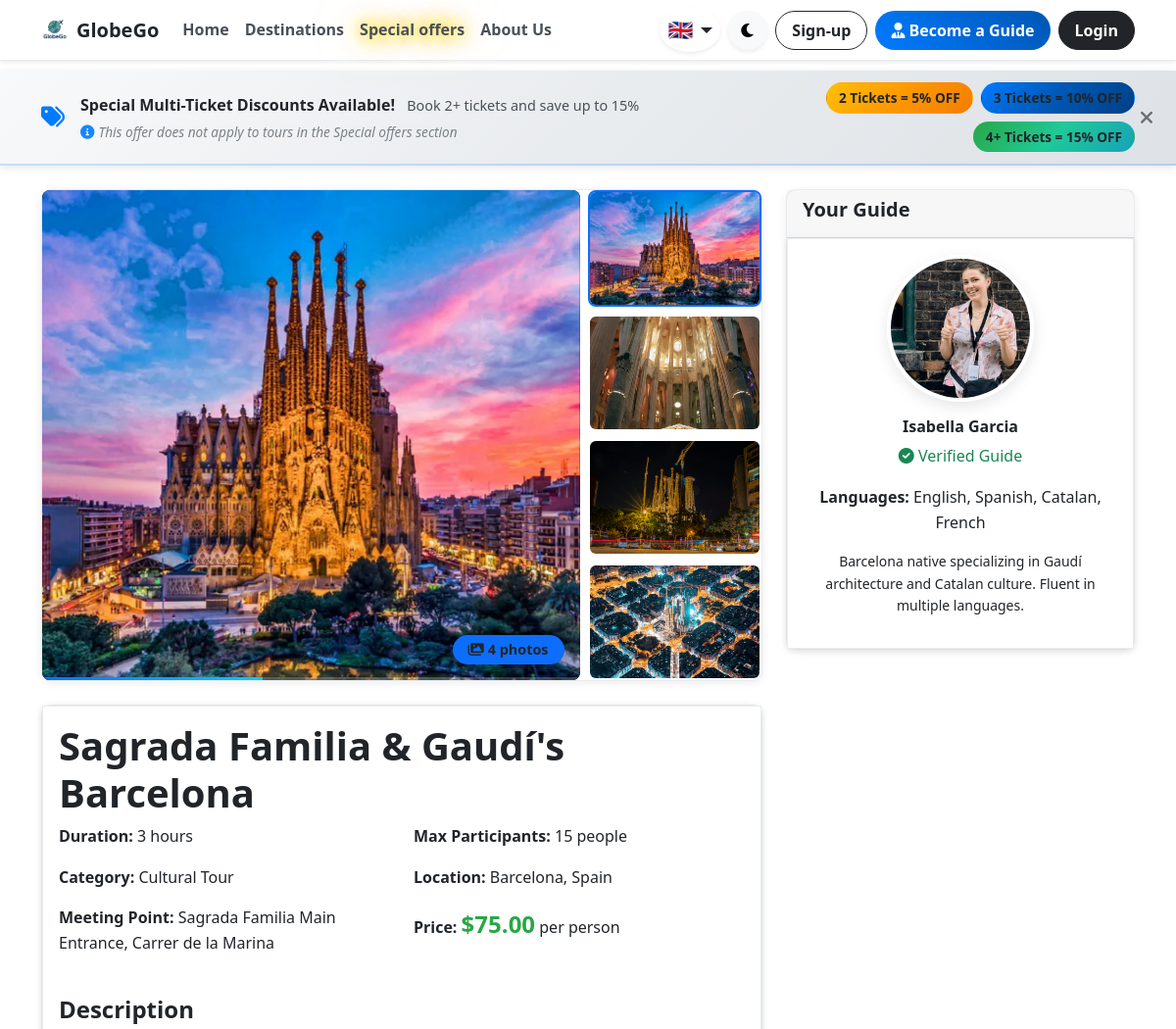
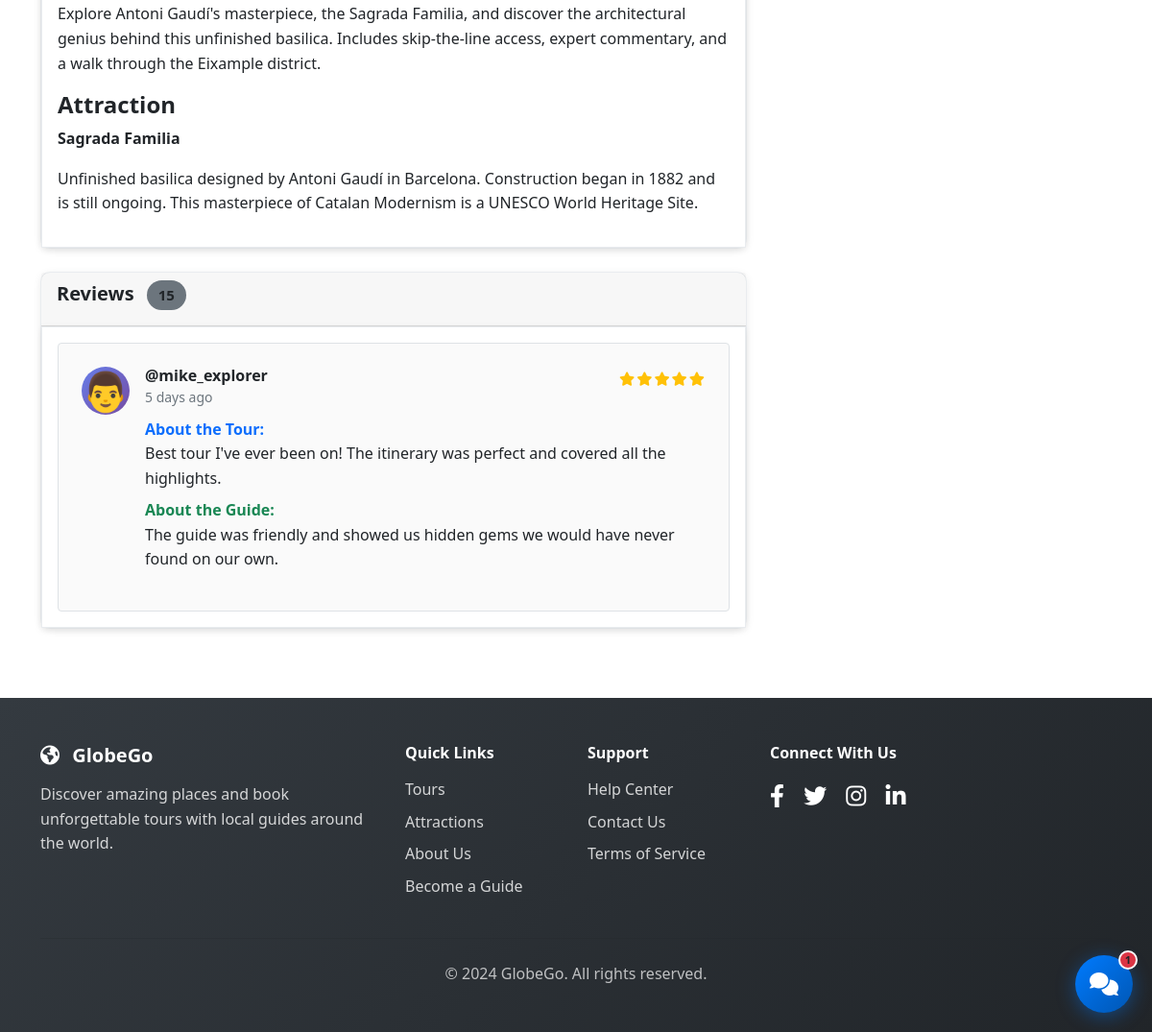
/tour-details.php?id=5, run on the app's committed database (2 pictures, top to bottom).
### tables this page shows
CREATE TABLE tours (
    id INT AUTO_INCREMENT PRIMARY KEY,
    guide_id INT NOT NULL,
    attraction_id INT,
    title VARCHAR(255) NOT NULL,
    description TEXT NOT NULL,
    price DECIMAL(10,2) NOT NULL,
    duration_hours INT NOT NULL,
    max_participants INT NOT NULL,
    meeting_point VARCHAR(255) NOT NULL,
    category VARCHAR(100),
    image_url VARCHAR(255),
    status ENUM('active', 'inactive', 'cancelled') DEFAULT 'active',
    created_at TIMESTAMP DEFAULT CURRENT_TIMESTAMP,
    updated_at TIMESTAMP DEFAULT CURRENT_TIMESTAMP ON UPDATE CURRENT_TIMESTAMP,
    FOREIGN KEY (guide_id) REFERENCES users(id) ON DELETE CASCADE,
    FOREIGN KEY (attraction_id) REFERENCES attractions(id) ON DELETE SET NULL,
    INDEX idx_guide_id (guide_id),
    INDEX idx_attraction_id (attraction_id),
    INDEX idx_status (status),
    INDEX idx_category (category)
);

CREATE TABLE attractions (
    id INT AUTO_INCREMENT PRIMARY KEY,
    name VARCHAR(255) NOT NULL,
    description TEXT NOT NULL,
    location VARCHAR(255) NOT NULL,
    latitude DECIMAL(10, 8),
    longitude DECIMAL(11, 8),
    category VARCHAR(100),
    image_url VARCHAR(255),
    rating DECIMAL(3,2) DEFAULT 0.00,
    total_reviews INT DEFAULT 0,
    created_at TIMESTAMP DEFAULT CURRENT_TIMESTAMP,
    updated_at TIMESTAMP DEFAULT CURRENT_TIMESTAMP ON UPDATE CURRENT_TIMESTAMP,
    INDEX idx_location (location),
    INDEX idx_category (category)
);

CREATE TABLE users (
    id INT AUTO_INCREMENT PRIMARY KEY,
    email VARCHAR(255) UNIQUE NOT NULL,
    password VARCHAR(255) NOT NULL,
    first_name VARCHAR(100) NOT NULL,
    last_name VARCHAR(100) NOT NULL,
    role ENUM('tourist', 'guide', 'admin') NOT NULL DEFAULT 'tourist',
    phone VARCHAR(20),
    profile_image VARCHAR(255),
    bio TEXT,
    languages VARCHAR(255),
    verified BOOLEAN DEFAULT FALSE,
    status ENUM('active', 'suspended', 'pending') DEFAULT 'active',
    created_at TIMESTAMP DEFAULT CURRENT_TIMESTAMP,
    updated_at TIMESTAMP DEFAULT CURRENT_TIMESTAMP ON UPDATE CURRENT_TIMESTAMP,
    INDEX idx_email (email),
    INDEX idx_role (role),
    INDEX idx_status (status)
);

### controllers/BaseController.php (called while the page is built, shortened)
<?php
require_once __DIR__ . '/../config/config.php';
class BaseController
{
    public function __construct(PDO $db)
    {
        $this->db = $db;
    }
    protected function render(string $view, array $data = [], ?string $pageTitle = null): void
    {
        include __DIR__ . '/../includes/header.php';
        include __DIR__ . '/../views/' . $view . '.php';
        include __DIR__ . '/../includes/footer.php';
    }
}

### controllers/TourController.php (called while the page is built, shortened)
<?php
require_once __DIR__ . '/BaseController.php';
require_once __DIR__ . '/../classes/Tour.php';
class TourController extends BaseController
{
    public function showDetails(): void
    {
        $tour_id = isset($_GET['id']) ? (int) $_GET['id'] : 0;
        $tour = new Tour($this->db);
        $tour_details = $tour->getTourById($tour_id);
        $tour_schedules = $tour->getTourSchedules($tour_id);
        $this->render('tours/details', [
            'tour_id' => $tour_id,
            'tour_details' => $tour_details,
            'tour_schedules' => $tour_schedules,
        ], $tour_details['title']);
    }
}

### tour-details.php (called while the page is built)
<?php
require_once __DIR__ . '/config/config.php';
require_once __DIR__ . '/controllers/TourController.php';
$database = new Database();
$db = $database->getConnection();
$controller = new TourController($db);
$controller->showDetails();

### classes/Tour.php (called while the page is built, shortened)
<?php
require_once __DIR__ . '/../config/config.php';
class Tour {
    private $conn;
    private $table_name = "tours";
    public function __construct($db) {
        $this->conn = $db;
    }
    public function getTourById($id) {
        $query = "SELECT t.*, u.first_name, u.last_name, u.profile_image, u.bio, u.languages, u.verified,
                         a.name as attraction_name,
                         COALESCE(a.location, t.meeting_point, 'Location not specified') as location,
                         a.description as attraction_description
                  FROM " . $this->table_name . " t
                  LEFT JOIN users u ON t.guide_id = u.id
                  LEFT JOIN attractions a ON t.attraction_id = a.id
                  WHERE t.id = :id AND t.status = 'active'";
        $stmt = $this->conn->prepare($query);
        $stmt->bindParam(":id", $id);
        $stmt->execute();
        if ($stmt->rowCount() > 0) {
            return $stmt->fetch(PDO::FETCH_ASSOC);
        }
        return false;
    }
}
?>

### config/config.php (called while the page is built, shortened)
<?php
function formatPrice($price) {
    return '$' . number_format($price, 2);
}
?>

### views/tours/details.php (the view, shortened to what this page needs)
<div class="container mt-4">
    <div class="row">
        <div class="col-lg-8">
            <div class="card mb-4">
                <?php
                $tour_image_url = $tour_details['image_url'] ?: 'assets/images/default-tour.jpg';
                if (!filter_var($tour_image_url, FILTER_VALIDATE_URL) && !empty($tour_details['image_url'])) {
                    if (substr($tour_image_url, 0, 1) === '/') {
                        $tour_image_url = SITE_URL . $tour_image_url;
                    } else {
                        $tour_image_url = SITE_URL . '/' . ltrim($tour_image_url, '/');
                    }
                }
                function findAdditionalImages($main_image_url) {
                    $images = [$main_image_url];
                    $parsed_url = parse_url($main_image_url);
                    if (isset($parsed_url['path'])) {
                        $image_path = $parsed_url['path'];
                    } else {
                        $image_path = $main_image_url;
                    }
                    $image_path = ltrim($image_path, '/');
                    $image_path = preg_replace('#^GlobeGoProject/?#', '', $image_path);
                    $path_info = pathinfo($image_path);
                    $directory = isset($path_info['dirname']) ? $path_info['dirname'] : '';
                    $filename = isset($path_info['filename']) ? $path_info['filename'] : '';
                    $extension = isset($path_info['extension']) ? '.' . $path_info['extension'] : '';
                    $project_root = dirname(dirname(__DIR__));
                    $base_path = $project_root . DIRECTORY_SEPARATOR . $directory;
                    $base_path = str_replace(['/', '\\'], DIRECTORY_SEPARATOR, $base_path);
                    for ($i = 2; $i <= 10; $i++) {
                        $variant_filename = $filename . $i . $extension;
                        $variant_path = $base_path . DIRECTORY_SEPARATOR . $variant_filename;
                        if (file_exists($variant_path)) {
                            $variant_url = SITE_URL . '/' . str_replace('\\', '/', $directory) . '/' . $variant_filename;
                            $images[] = $variant_url;
                        }
                    }
                    return $images;
                }
                $tour_images = findAdditionalImages($tour_image_url);
                $image_count = count($tour_images);
                ?>
                <div class="row g-2">
                    <div class="<?php echo $image_count > 1 ? 'col-md-9' : 'col-12'; ?>">
                        <div class="position-relative" style="height: 500px; overflow: hidden; border-radius: 8px; background: #000;">
                            <div id="imageContainer" style="position: relative; width: 100%; height: 100%;">
                                <?php foreach ($tour_images as $index => $img_url): ?>
                                    <img class="main-tour-image <?php echo $index === 0 ? 'active' : ''; ?>"
                                         src="<?php echo htmlspecialchars($img_url); ?>"
                                         alt="<?php echo htmlspecialchars($tour_details['title']); ?> - Image <?php echo $index + 1; ?>"
                                         data-index="<?php echo $index; ?>"
                                         style="position: absolute; top: 0; left: 0; width: 100%; height: 100%; object-fit: cover; opacity: <?php echo $index === 0 ? '1' : '0'; ?>; transition: opacity 0.8s ease-in-out;"
                                         onerror="this.onerror=null; this.src='<?php echo SITE_URL; ?>/assets/images/default-tour.jpg';">
                                <?php endforeach; ?>
                            </div>
                            <?php if ($image_count > 1): ?>
                                <div class="position-absolute bottom-0 end-0 m-3">
                                    <span class="badge bg-primary px-3 py-2" style="font-size: 0.9rem; backdrop-filter: blur(5px); background: rgba(13, 110, 253, 0.9);">
                                        <i class="fas fa-images me-1"></i><?php echo $image_count; ?> photos
                                    </span>
                                </div>
                                <div id="progressBar" class="position-absolute bottom-0 start-0 w-100" style="height: 3px; background: rgba(255,255,255,0.2);">
                                    <div id="progressFill" style="height: 100%; background: linear-gradient(90deg, #0d6efd, #0dcaf0); width: 0%; transition: width 0.1s linear;"></div>
                                </div>
                            <?php endif; ?>
                        </div>
                    </div>
                    <?php if ($image_count > 1): ?>
                    <div class="col-md-3">
                        <div class="d-flex flex-column gap-2" style="height: 500px;">
                            <?php foreach ($tour_images as $index => $img_url): ?>
                                <div class="thumbnail-container position-relative"
                                     data-image-index="<?php echo $index; ?>"
                                     style="cursor: pointer; border: 2px solid <?php echo $index === 0 ? '#0d6efd' : 'transparent'; ?>; border-radius: 8px; overflow: hidden; transition: all 0.3s ease;"
                                     onmouseover="this.style.borderColor='#0d6efd'; this.style.transform='scale(1.02)';"
                                     onmouseout="if(<?php echo $index; ?> !== currentImageIndex) { this.style.borderColor='transparent'; this.style.transform='scale(1)'; }">
                                    <img src="<?php echo htmlspecialchars($img_url); ?>"
                                         class="w-100"
                                         alt="Thumbnail <?php echo $index + 1; ?>"
                                         style="height: <?php echo 500 / min($image_count, 4) - 8; ?>px; object-fit: cover; display: block;"
                                         onerror="this.onerror=null; this.src='<?php echo SITE_URL; ?>/assets/images/default-tour.jpg';">
                                </div>
                            <?php endforeach; ?>
                        </div>
                    </div>
                    <?php endif; ?>
                </div>
            </div>
            <div class="card mb-4">
                <div class="card-body">
                    <h1 class="card-title"><?php echo $tour_details['title']; ?></h1>
                    <div class="row mb-4">
                        <div class="col-md-6">
                            <p><strong>Duration:</strong> <?php echo $tour_details['duration_hours']; ?> hours</p>
                            <p><strong>Category:</strong> <?php echo $tour_details['category']; ?></p>
                            <p><strong>Meeting Point:</strong> <?php echo $tour_details['meeting_point']; ?></p>
                        </div>
                        <div class="col-md-6">
                            <p><strong>Max Participants:</strong> <?php echo $tour_details['max_participants']; ?> people</p>
                            <p><strong>Location:</strong> <?php echo $tour_details['location']; ?></p>
                            <p><strong>Price:</strong> <span class="price-display"><?php echo formatPrice($tour_details['price']); ?></span> per person</p>
                        </div>
                    </div>
                    <h4>Description</h4>
                    <p><?php echo nl2br($tour_details['description']); ?></p>
                    <?php if ($tour_details['attraction_name']): ?>
                    <h4>Attraction</h4>
                    <p><strong><?php echo $tour_details['attraction_name']; ?></strong></p>
                    <p><?php echo $tour_details['attraction_description']; ?></p>
                    <?php endif; ?>
                </div>
            </div>
            <div class="card mb-4">
                <div class="card-header">
                    <h5>Reviews <span id="review-count" class="badge bg-secondary ms-2">0</span></h5>
                </div>
                <div class="card-body">
                    <div id="reviews-container" style="min-height: 150px;">
                    </div>
                </div>
            </div>
        </div>
        <div class="col-lg-4">
            <div class="card mb-4">
                <div class="card-header">
                    <h5>Your Guide</h5>
                </div>
                <div class="card-body text-center">
                    <img src="<?php echo $tour_details['profile_image'] ?: 'assets/images/default-avatar.jpg'; ?>"
                         class="profile-image mb-3" alt="Guide Photo">
                    <h6><?php echo $tour_details['first_name'] . ' ' . $tour_details['last_name']; ?></h6>
                    <?php if (isset($tour_details['verified']) && $tour_details['verified']): ?>
                        <p class="text-success"><i class="fas fa-check-circle"></i> Verified Guide</p>
                    <?php endif; ?>
                    <?php if ($tour_details['languages']): ?>
                        <p><strong>Languages:</strong> <?php echo $tour_details['languages']; ?></p>
                    <?php endif; ?>
                    <?php if ($tour_details['bio']): ?>
                        <p class="small"><?php echo $tour_details['bio']; ?></p>
                    <?php endif; ?>
                </div>
            </div>
        </div>
    </div>
</div>

### assets/css/style.css (style rules this page uses)
:root { --primary-color: #007bff; --secondary-color: #6c757d; --success-color: #28a745; --danger-color: #dc3545; --warning-color: #ffc107; --info-color: #17a2b8; --light-color: #f8f9fa; --dark-color: #343a40; --text-color: #212529; --muted-text-color: #6c757d; }
body { font-family: 'Segoe UI', Tahoma, Geneva, Verdana, sans-serif; line-height: 1.6; color: var(--text-color); background-color: #ffffff; padding-top: 72px; user-select: none; -webkit-user-select: none; -moz-user-select: none; -ms-user-select: none; }
body:not(.dark) { background-color: #ffffff; color: #212529; }
body:not(.dark) h1, body:not(.dark) h2, body:not(.dark) h3, body:not(.dark) h4, body:not(.dark) h5, body:not(.dark) h6 { color: #212529; font-weight: 600; }
body:not(.dark) p, body:not(.dark) span, body:not(.dark) div, body:not(.dark) label { color: #212529; }
.card { border: none; border-radius: 10px; transition: transform 0.3s ease, box-shadow 0.3s ease; }
body:not(.dark) .card, body:not(.dark) .card-body { background-color: #ffffff; color: #212529; border: 1px solid #e9ecef; box-shadow: 0 2px 8px rgba(0, 0, 0, 0.08); }
.badge { border-radius: 20px; padding: 8px 12px; }
.price-display, .card .price-display, .card-body .price-display, body.dark .price-display, body.dark .card .price-display, body.dark .card-body .price-display { font-size: 1.5rem; font-weight: bold; color: #28a745 !important; }
.profile-image { width: 150px; height: 150px; border-radius: 50%; object-fit: cover; border: 4px solid white; box-shadow: 0 5px 15px rgba(0,0,0,0.1); }
.fade-in { animation: fadeIn 0.5s ease-in; }
#reviews-container { transition: opacity 0.5s ease; }

### views/tours/details.php (style rules this page uses)
.thumbnail-container { transition: all 0.4s cubic-bezier(0.4, 0, 0.2, 1); }
.main-tour-image { will-change: opacity; }
#progressBar { z-index: 10; }
#progressFill { box-shadow: 0 0 10px rgba(13, 110, 253, 0.6); }
.main-tour-image.active { animation: fadeIn 0.8s ease-in-out; }

### data on the page
tours: image_url (picture), image_url "4", title "Sagrada Familia & Gaudí's Barcelona", duration_hours "3", category "Cultural Tour", meeting_point "Sagrada Familia Main Entrance, Carrer de la Marina", max_participants "15", price "$75.00", description "Explore Antoni Gaudí's masterpiece, the Sagrada Familia, and discover the architectural genius behind this unfinished basilica. Includes skip-the-line access, expert commentary, and a walk through the Eixample district.", attraction.name "Sagrada Familia", attraction.description "Unfinished basilica designed by Antoni Gaudí in Barcelona. Construction began in 1882 and is still ongoing. This masterpiece of Catalan Modernism is a UNESCO World Heritage Site.", guide.profile_image (picture), guide.first_name "Isabella", guide.last_name "Garcia", guide.languages "English, Spanish, Catalan, French", guide.bio "Barcelona native specializing in Gaudí architecture and Catalan culture. Fluent in multiple languages."

### other printed values
$item['text'] "Home"
$item['text'] "Destinations"
$item['text'] "Special offers"
$item['text'] "About Us"
Language::getLanguageFlag() "🇬🇧"
Language::t('nav.sign_up') "Sign-up"
Language::t('nav.become_guide') "Become a Guide"
Language::t('nav.login') "Login"
Language::t('home.discount_banner_title') "Special Multi-Ticket Discounts Available!"
Language::t('home.discount_banner_text') "Book 2+ tickets and save up to 15%"
Language::t('home.discount_banner_disclaimer') "This offer does not apply to tours in the Special offers section"
Language::t('home.tickets_2') "2 Tickets"
Language::t('home.tickets_3') "3 Tickets"
Language::t('home.tickets_4') "4+ Tickets"
$tour_details['location'] "Barcelona, Spain"
